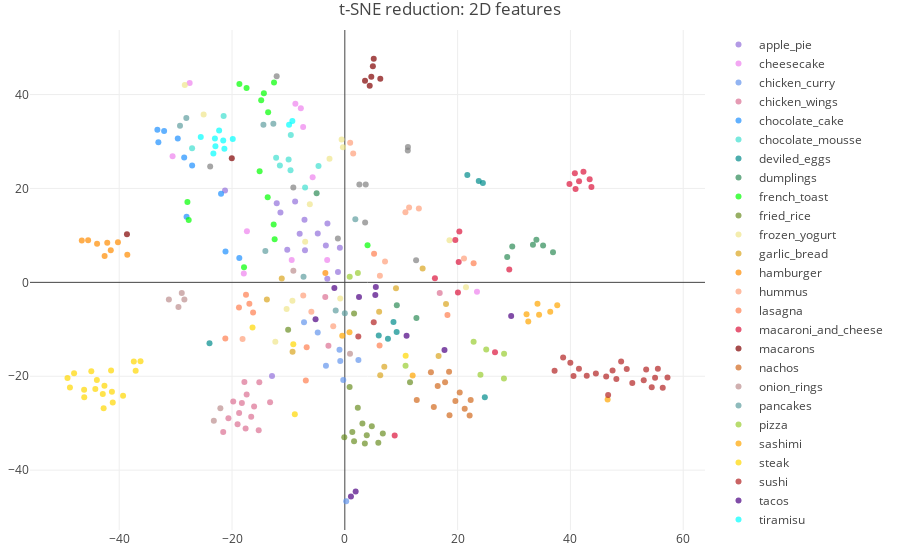

Notebook code for this chart:
### Code cell
traces=[]

for l in unique_labels:
    df_category=df_TSNE_2D[(df_TSNE_2D.mean_vector_labels==l)]
    point_name=str(df_category.mean_vector_labels[df_category.index[0]])
    color_index=labels2color_indices[l]
    color=custom_color_map[color_index] if color_index < len(custom_color_map) else default_color
    trace = go.Scatter(
    x=df_category['1'],
    y=df_category['2'],
    mode='markers',
    marker=dict(
        color=color,
        opacity=0.7,
        line=dict(color='rgb(140, 140, 170)')
    ),
    name=point_name,
    text=df_category.mean_vector_names,
    )

    traces.append(trace)

layout = go.Layout(
    title='t-SNE reduction: 2D features',
    hovermode='closest',
    margin=dict(
       l=30,
       r=30,
       b=30,
       t=30
    ),
      scene = dict(
        xaxis = dict(
            title='pca-1',
       ),
       yaxis = dict(
           title='pca-2',
       ),
    ),
 
)

fig = go.Figure(data=traces, layout=layout)
iplot(fig)

### Figure 1 — Plotly figure (JSON) as saved in the notebook; plotly's stock layout.template omitted (floating-point values rounded to 4 significant figures)
{"data": [{"marker": {"color": "#9370DB", "line": {"color": "rgb(140, 140, 170)"}, "opacity": 0.7}, "mode": "markers", "name": "apple_pie", "text": ["1", "10", "11", "12", "13", "14", "15", "2", "3", "4", "5", "6", "7", "8", "9"], "type": "scatter", "uid": "1bdf4673-e365-4ce4-9459-0b3435d66673", "x": [-1.214, -3.364, -3.108, -10.2, -8.813, -8.004, -7.064, -11.42, -0.8783, -3.083, -12.91, -4.801, -7.151, -21.24, -12.07], "y": [2.223, 7.825, 0.7828, 6.934, 17.2, 10.36, 6.83, 14.87, 7.389, 12.56, -19.96, 10.42, 13.33, 19.59, 16.87]}, {"marker": {"color": "#EE82EE", "line": {"color": "rgb(140, 140, 170)"}, "opacity": 0.7}, "mode": "markers", "name": "cheesecake", "text": ["1", "10", "11", "2", "3", "4", "5", "6", "7", "8", "9"], "type": "scatter", "uid": "cffbf808-1808-4152-bab6-dd46f8090276", "x": [-7.798, -7.39, -30.54, -27.51, -8.766, -17.36, -9.419, -3.128, -5.704, 23.43, -17.91], "y": [37.09, 33.07, 26.86, 42.45, 38.07, 10.91, 4.743, 4.777, 22.4, -2.027, 1.893]}, {"marker": {"color": "#6495ED", "line": {"color": "rgb(140, 140, 170)"}, "opacity": 0.7}, "mode": "markers", "name": "chicken_curry", "text": ["1", "2", "3", "4", "5", "6", "7", "8"], "type": "scatter", "uid": "5f39ebda-07d9-478b-99fb-d3fb76511f20", "x": [0.2436, 2.409, -0.8055, -0.2762, -0.9443, -3.346, -7.233, -4.805], "y": [-46.62, -16.54, -16.73, -20.81, -14.33, -17.74, -8.481, -10.67]}, {"marker": {"color": "#DB7093", "line": {"color": "rgb(140, 140, 170)"}, "opacity": 0.7}, "mode": "markers", "name": "chicken_wings", "text": ["1", "10", "11", "12", "13", "14", "15", "16", "17", "2", "3", "4", "5", "6", "7", "8", "9"], "type": "scatter", "uid": "3c84b0ab-4099-404a-bc26-94d94d114944", "x": [-16.6, -18.74, -17.59, -13.25, -18.25, -19.79, -17.4, -15.16, -21.56, -15.27, -20.64, -2.906, -19.02, -3.465, -17.8, 16.83, -16.08], "y": [-28.6, -27.84, -31.12, -25.54, -25.71, -25.37, -23.89, -21.28, -31.85, -31.5, -28.97, -13.51, -30.24, -3.127, -21.25, -2.252, -26.46]}, {"marker": {"color": "#1E90FF", "line": {"color": "rgb(140, 140, 170)"}, "opacity": 0.7}, "mode": "markers", "name": "chocolate_cake", "text": ["1", "10", "2", "3", "4", "5", "6", "7", "8", "9"], "type": "scatter", "uid": "d0dedb80-5898-4826-8dbf-5280b5e8313f", "x": [-28.06, -32.04, -21.95, -27.07, -18.7, -33.06, -28.48, -21.16, -33.23, -29.62], "y": [14.0, 32.25, 18.87, 24.89, 5.198, 29.86, 26.6, 6.554, 32.49, 30.63]}, {"marker": {"color": "#40E0D0", "line": {"color": "rgb(140, 140, 170)"}, "opacity": 0.7}, "mode": "markers", "name": "chocolate_mousse", "text": ["1", "2", "3", "4", "5", "6", "7", "8", "9"], "type": "scatter", "uid": "6c2a8a13-dde5-4b7f-a88f-6c04cf60d3ce", "x": [-21.49, -12.18, -4.666, -27.08, -9.628, -9.964, -9.576, -7.043, -11.52], "y": [35.41, 26.52, 24.8, 28.57, 23.88, 26.19, 31.4, 20.21, 24.86]}, {"marker": {"color": "#008B8B", "line": {"color": "rgb(140, 140, 170)"}, "opacity": 0.7}, "mode": "markers", "name": "deviled_eggs", "text": ["1", "2", "3", "4", "5", "6", "7", "8", "9"], "type": "scatter", "uid": "13cadd9c-c208-419a-97dc-fab5c4eff87b", "x": [23.75, 6.014, 9.19, 24.82, -23.99, 8.625, 24.48, 7.649, 21.72], "y": [21.6, -11.34, -10.59, -24.46, -12.98, -8.425, 21.16, -12.01, 22.87]}, {"marker": {"color": "#2E8B57", "line": {"color": "rgb(140, 140, 170)"}, "opacity": 0.7}, "mode": "markers", "name": "dumplings", "text": ["1", "2", "3", "4", "5", "6", "7", "8", "9"], "type": "scatter", "uid": "2396ea44-04df-47a1-8436-36073590fc41", "x": [12.7, 33.36, -4.998, 9.218, 36.91, 28.79, 33.97, 29.69, 35.15], "y": [-7.616, 8.0, 18.97, -4.897, 6.404, 5.417, 9.092, 7.63, 7.842]}, {"marker": {"color": "#00FF00", "line": {"color": "rgb(140, 140, 170)"}, "opacity": 0.7}, "mode": "markers", "name": "french_toast", "text": ["1", "10", "11", "12", "13", "14", "2", "3", "4", "5", "6", "7", "8", "9"], "type": "scatter", "uid": "e299bf04-0cf1-4503-9659-7ce2025e4acc", "x": [-12.62, -17.87, -17.42, -18.69, -14.35, -27.68, -14.83, -27.91, -15.1, -13.67, 4.03, -13.59, -12.55, -12.44], "y": [12.34, 3.222, 41.42, 42.25, 40.28, 13.3, 38.77, 17.14, 23.66, 18.11, 7.876, 36.21, 42.54, 9.205]}, {"marker": {"color": "#6B8E23", "line": {"color": "rgb(140, 140, 170)"}, "opacity": 0.7}, "mode": "markers", "name": "fried_rice", "text": ["1", "10", "11", "12", "13", "14", "2", "3", "4", "5", "6", "7", "8", "9"], "type": "scatter", "uid": "ae9277b7-d19e-4dfd-81e6-e7e75bdb42ab", "x": [1.33, 11.56, 3.119, 0.8511, -10.05, 3.551, 2.302, 1.639, 1.639, 4.787, 6.74, 5.94, -0.09159, 3.891], "y": [-31.85, -21.25, -30.08, -22.31, -10.11, -34.32, -26.68, -33.83, -6.62, -30.64, -32.2, -34.14, -33.0, -32.54]}, {"marker": {"color": "#F0E68C", "line": {"color": "rgb(140, 140, 170)"}, "opacity": 0.7}, "mode": "markers", "name": "frozen_yogurt", "text": ["1", "10", "11", "12", "13", "2", "3", "4", "5", "6", "7", "8", "9"], "type": "scatter", "uid": "ac1c3cd1-f778-484f-922a-dec7a47fccbf", "x": [-2.715, -6.206, 21.48, -0.8154, -28.37, -12.32, -7.032, -0.3394, -10.32, -0.5656, -9.293, 18.56, -25.04], "y": [26.32, 16.64, -1.039, -3.451, 42.05, -12.64, 8.64, 28.8, -5.678, 30.43, -3.906, 8.989, 35.75]}, {"marker": {"color": "#DAA520", "line": {"color": "rgb(140, 140, 170)"}, "opacity": 0.7}, "mode": "markers", "name": "garlic_bread", "text": ["1", "10", "2", "3", "4", "5", "6", "7", "8", "9"], "type": "scatter", "uid": "1b613364-e425-4d88-806a-bdc0fba329f9", "x": [13.79, 6.084, 17.94, 7.0, 9.07, 16.63, -13.82, -11.18, -9.263, 6.28], "y": [2.928, -6.277, -4.586, -17.98, -1.25, -15.69, -3.674, 0.8028, -14.78, -19.8]}, {"marker": {"color": "#FF8C00", "line": {"color": "rgb(140, 140, 170)"}, "opacity": 0.7}, "mode": "markers", "name": "hamburger", "text": ["1", "2", "3", "4", "5", "6", "7", "8", "9"], "type": "scatter", "uid": "be651267-58ce-4e4f-a632-96503964249b", "x": [-3.449, -45.51, -46.64, -42.12, -41.49, -42.59, -38.56, -43.92, -40.23], "y": [2.0, 8.946, 8.911, 8.416, 6.861, 5.593, 5.854, 8.215, 8.534]}, {"marker": {"color": "#FFA07A", "line": {"color": "rgb(140, 140, 170)"}, "opacity": 0.7}, "mode": "markers", "name": "hummus", "text": ["1", "10", "11", "12", "2", "3", "4", "5", "6", "7", "8", "9"], "type": "scatter", "uid": "697aad41-5fee-4e5c-8660-6a155805db1f", "x": [7.129, -2.054, 1.483, -18.13, 0.9475, 10.75, 11.4, 13.12, 6.218, -5.933, -7.372, 21.13], "y": [4.445, -9.352, 27.46, -12.05, 29.74, 14.91, 15.93, 15.71, 1.429, -6.252, -2.814, 5.104]}, {"marker": {"color": "#FF7F50", "line": {"color": "rgb(140, 140, 170)"}, "opacity": 0.7}, "mode": "markers", "name": "lasagna", "text": ["1", "10", "11", "2", "3", "4", "5", "6", "7", "8", "9"], "type": "scatter", "uid": "9fe76df9-a502-41e7-9379-235a6d33fa26", "x": [-6.764, 22.84, 6.164, -16.93, -18.77, -6.912, -21.18, -16.26, 5.186, -17.52, 18.2], "y": [-13.8, 4.074, -13.42, -4.577, -5.349, -20.9, -11.98, -6.444, 6.068, -2.644, -6.955]}, {"marker": {"color": "#DC143C", "line": {"color": "rgb(140, 140, 170)"}, "opacity": 0.7}, "mode": "markers", "name": "macaroni_and_cheese", "text": ["1", "10", "11", "12", "13", "14", "15", "2", "3", "4", "5", "6", "7", "8", "9"], "type": "scatter", "uid": "581d62f0-fb69-4f2c-b3cc-5b4ed01e6a6d", "x": [42.31, 19.6, 39.83, 8.844, 20.31, 15.98, 43.72, 26.63, 20.05, 40.91, 20.19, 40.79, 29.16, 43.41, 41.53], "y": [23.57, 9.022, 20.96, -32.62, 10.82, 0.8715, 20.3, -14.91, -2.142, 19.88, 4.347, 23.24, 2.745, 21.97, 21.55]}, {"marker": {"color": "#800000", "line": {"color": "rgb(140, 140, 170)"}, "opacity": 0.7}, "mode": "markers", "name": "macarons", "text": ["1", "2", "3", "4", "5", "6", "7", "8"], "type": "scatter", "uid": "6fb23365-b083-4090-802c-21c841f9aa63", "x": [-20.04, 4.694, -38.63, 4.972, 5.128, 4.414, 3.583, 6.29], "y": [26.45, 43.78, 10.25, 46.03, 47.62, 41.87, 42.92, 43.38]}, {"marker": {"color": "#D2691E", "line": {"color": "rgb(140, 140, 170)"}, "opacity": 0.7}, "mode": "markers", "name": "nachos", "text": ["1", "10", "11", "12", "2", "3", "4", "5", "6", "7", "8", "9"], "type": "scatter", "uid": "106262f1-0459-4e3f-bcb6-641cfe5aee5c", "x": [15.27, 12.76, 21.26, 16.47, 18.56, 18.48, 17.78, 20.37, 19.61, 22.31, 15.78, 22.13], "y": [-19.16, -25.08, -26.89, -22.1, -28.33, -19.02, -21.3, -23.47, -25.28, -25.07, -26.54, -28.34]}, {"marker": {"color": "#BC8F8F", "line": {"color": "rgb(140, 140, 170)"}, "opacity": 0.7}, "mode": "markers", "name": "onion_rings", "text": ["1", "2", "3", "4", "5", "6", "7", "8"], "type": "scatter", "uid": "c7de7c17-47b0-41aa-a16d-452cf7ef208d", "x": [-22.07, -28.91, -28.44, 0.9205, -9.122, -31.19, -29.5, -23.22], "y": [-26.84, -2.259, -3.652, -15.18, 2.452, -3.633, -5.259, -29.46]}, {"marker": {"color": "#5F9EA0", "line": {"color": "rgb(140, 140, 170)"}, "opacity": 0.7}, "mode": "markers", "name": "pancakes", "text": ["1", "2", "3", "4", "5", "6", "7", "8", "9"], "type": "scatter", "uid": "97857769-4b98-49cd-b671-4b79411107f5", "x": [-7.321, 8.552e-05, -14.09, 1.866, -28.1, -14.43, -12.67, -1.617, -29.22], "y": [1.171, -6.564, 6.701, 13.41, 35.0, 33.57, 33.79, -5.974, 33.37]}, {"marker": {"color": "#9ACD32", "line": {"color": "rgb(140, 140, 170)"}, "opacity": 0.7}, "mode": "markers", "name": "pizza", "text": ["1", "2", "3", "4", "5", "6", "7", "8"], "type": "scatter", "uid": "17444cb9-4535-4cbd-bfda-fa1462f8ce0d", "x": [28.23, 2.312, 0.867, 24.05, 10.77, 28.21, 22.83, 25.07], "y": [-15.23, 2.014, 1.174, -19.68, -17.76, -20.45, -12.67, -14.31]}, {"marker": {"color": "#FFA500", "line": {"color": "rgb(140, 140, 170)"}, "opacity": 0.7}, "mode": "markers", "name": "sashimi", "text": ["1", "10", "2", "3", "4", "5", "6", "7", "8", "9"], "type": "scatter", "uid": "fe350796-6acd-402e-809b-daef61afbf5e", "x": [-0.4582, 36.42, 32.53, 32.22, 0.8286, 34.44, 12.03, 37.67, 46.6, 34.16], "y": [-11.37, -6.267, -8.352, -6.791, -10.65, -6.896, -19.83, -4.857, -24.96, -4.566]}, {"marker": {"color": "#FFD700", "line": {"color": "rgb(140, 140, 170)"}, "opacity": 0.7}, "mode": "markers", "name": "steak", "text": ["1", "10", "11", "12", "13", "14", "15", "16", "17", "18", "19", "2", "20", "21", "22", "3", "4", "5", "6", "7", "8", "9"], "type": "scatter", "uid": "5dd2ed29-3545-4962-8161-c57fec1bcc5c", "x": [-42.62, -44.23, 10.79, -37.08, -44.95, -16.36, -46.22, -48.73, -46.2, -41.44, -36.22, -39.31, -37.41, -8.866, -42.76, -9.135, -43.96, -41.14, -41.3, -42.91, -48.0, -49.17], "y": [-22.02, -22.73, -15.65, -18.85, -18.95, -9.641, -22.85, -22.39, -24.49, -18.76, -16.8, -24.13, -16.86, -28.1, -26.83, -13.2, -20.78, -25.61, -23.29, -23.8, -19.38, -20.36]}, {"marker": {"color": "#B22222", "line": {"color": "rgb(140, 140, 170)"}, "opacity": 0.7}, "mode": "markers", "name": "sushi", "text": ["1", "10", "11", "12", "13", "14", "15", "16", "17", "18", "19", "2", "20", "21", "22", "23", "3", "4", "5", "6", "7", "8", "9"], "type": "scatter", "uid": "5ada7e12-6816-4783-a230-f0e1985b8e5b", "x": [48.14, 37.19, 5.125, 46.34, 39.98, 47.47, 41.51, 56.37, 38.7, 57.21, 2.392, 53.0, 55.5, 54.41, 53.43, 50.97, 46.69, 49.99, 48.99, 42.89, 40.55, 44.51, 55.01], "y": [-20.57, -18.83, -8.52, -20.04, -17.11, -18.79, -18.42, -22.42, -16.02, -20.25, -11.52, -20.83, -18.4, -22.34, -18.56, -21.42, -24.0, -18.47, -16.84, -19.9, -19.92, -19.43, -20.3]}, {"marker": {"color": "#4B0082", "line": {"color": "rgb(140, 140, 170)"}, "opacity": 0.7}, "mode": "markers", "name": "tacos", "text": ["1", "10", "2", "3", "4", "5", "6", "7", "8", "9"], "type": "scatter", "uid": "ab733186-7fd6-4971-8886-683c3e84a290", "x": [17.67, 1.922, 5.499, 5.405, 29.49, 1.086, 2.518, -1.852, 10.95, -5.189], "y": [-14.43, -44.52, -0.996, -2.692, -7.174, -45.59, -3.093, -1.212, -11.37, -7.848]}, {"marker": {"color": "#00FFFF", "line": {"color": "rgb(140, 140, 170)"}, "opacity": 0.7}, "mode": "markers", "name": "tiramisu", "text": ["1", "10", "2", "3", "4", "5", "6", "7", "8", "9"], "type": "scatter", "uid": "f5111104-e0e1-4641-8dd8-cf65a2081cd0", "x": [-19.87, -9.882, -22.94, -22.29, -21.56, -25.54, -21.35, -9.303, -23.3, -23.03], "y": [30.53, 33.57, 29.0, 32.35, 30.19, 30.97, 28.45, 34.35, 27.44, 30.63]}, {"marker": {"color": "#808080", "line": {"color": "rgb(140, 140, 170)"}, "opacity": 0.7}, "mode": "markers", "name": "waffles", "text": ["1", "10", "2", "3", "4", "5", "6", "7", "8", "9"], "type": "scatter", "uid": "6391c1c0-364f-4007-8bc8-df0adaf2bfc7", "x": [-9.129, 12.64, 11.19, -1.232, -12.08, 3.601, 11.16, 3.707, -23.87, 2.584], "y": [20.23, 4.694, 28.83, 9.314, 43.91, 12.75, 28.09, 20.84, 24.67, 20.83]}], "layout": {"hovermode": "closest", "margin": {"b": 30, "l": 30, "r": 30, "t": 30}, "scene": {"xaxis": {"title": "pca-1"}, "yaxis": {"title": "pca-2"}}, "title": "t-SNE reduction: 2D features"}}
